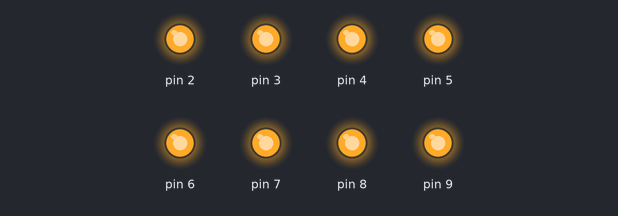
A sketch run on a simulated Arduino Uno, built with avr-gcc and run on an emulated ATmega328P. Parts: output pins drawn as LEDs (lit = HIGH).

Above: at 0.1 s.
Timing chart, 0 to 1.6 s (numbered marks = the images above):
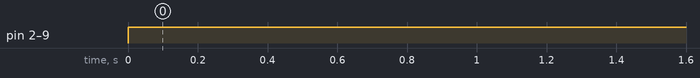

Measured:
- by itself, pin 2–9: LOW → HIGH at 0.00 s

The sketch:

led.ino
```cpp
void setup() {
  // put your setup code here, to run once:
  pinMode(2,OUTPUT);
  pinMode(3,OUTPUT);
  pinMode(4,OUTPUT);
  pinMode(5,OUTPUT);
  pinMode(6,OUTPUT);
  pinMode(7,OUTPUT);
  pinMode(8,OUTPUT);
  pinMode(9,OUTPUT);
}

void loop() {
  // put your main code here, to run repeatedly:
  digitalWrite(2,1);
  digitalWrite(3,1);
  digitalWrite(4,1);
  digitalWrite(5,1);
  digitalWrite(6,1);
  digitalWrite(7,1);
  digitalWrite(8,1);
  digitalWrite(9,1);
  delay(1000);
}
```
